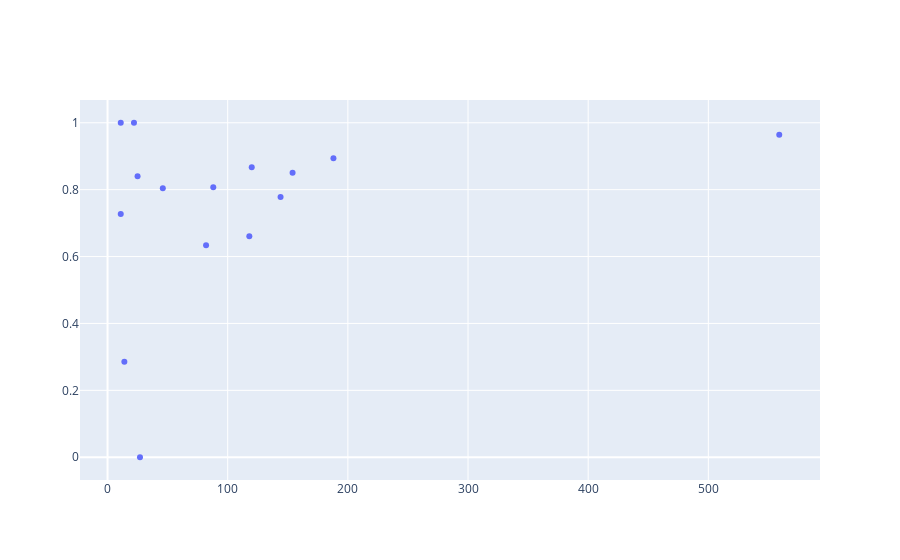

Here is the notebook cell this chart was saved with:
### Code cell
g = v_df[['character', 'valid']].groupby('character').agg(['mean', 'count'])
g = g[g['valid', 'count'] > 10]
data = [go.Scatter(x=g['valid', 'count'], y=g['valid', 'mean'], mode='markers')]
fig = go.Figure(data=data)
fig.show()

### Figure 1 — Plotly figure (JSON) as saved in the notebook; plotly's stock layout.template omitted (floating-point values rounded to 4 significant figures)
{"data": [{"mode": "markers", "type": "scatter", "x": [118, 25, 88, 188, 559, 154, 11, 46, 120, 144, 22, 27, 14, 11, 82], "y": [0.661, 0.84, 0.8068, 0.8936, 0.9642, 0.8506, 1, 0.8043, 0.8667, 0.7778, 1, 0, 0.2857, 0.7273, 0.6341]}], "layout": {"autosize": true, "xaxis": {"autorange": true, "range": [-23.95, 593.9], "type": "linear"}, "yaxis": {"autorange": true, "range": [-0.08252, 1.083], "type": "linear"}}}
